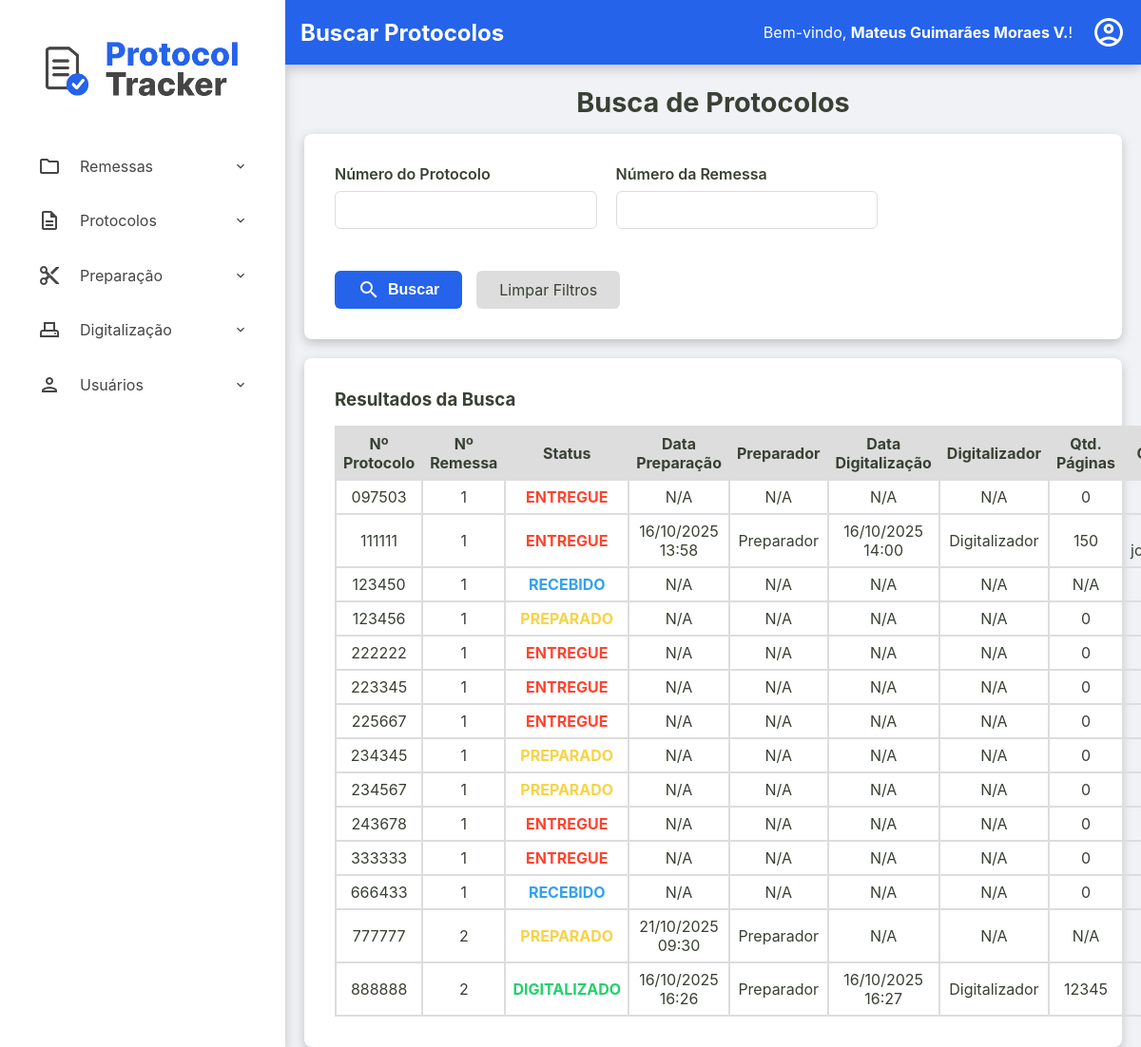
Page /admin/protocolos/buscar-protocolos (signed in) on the earlier database version.
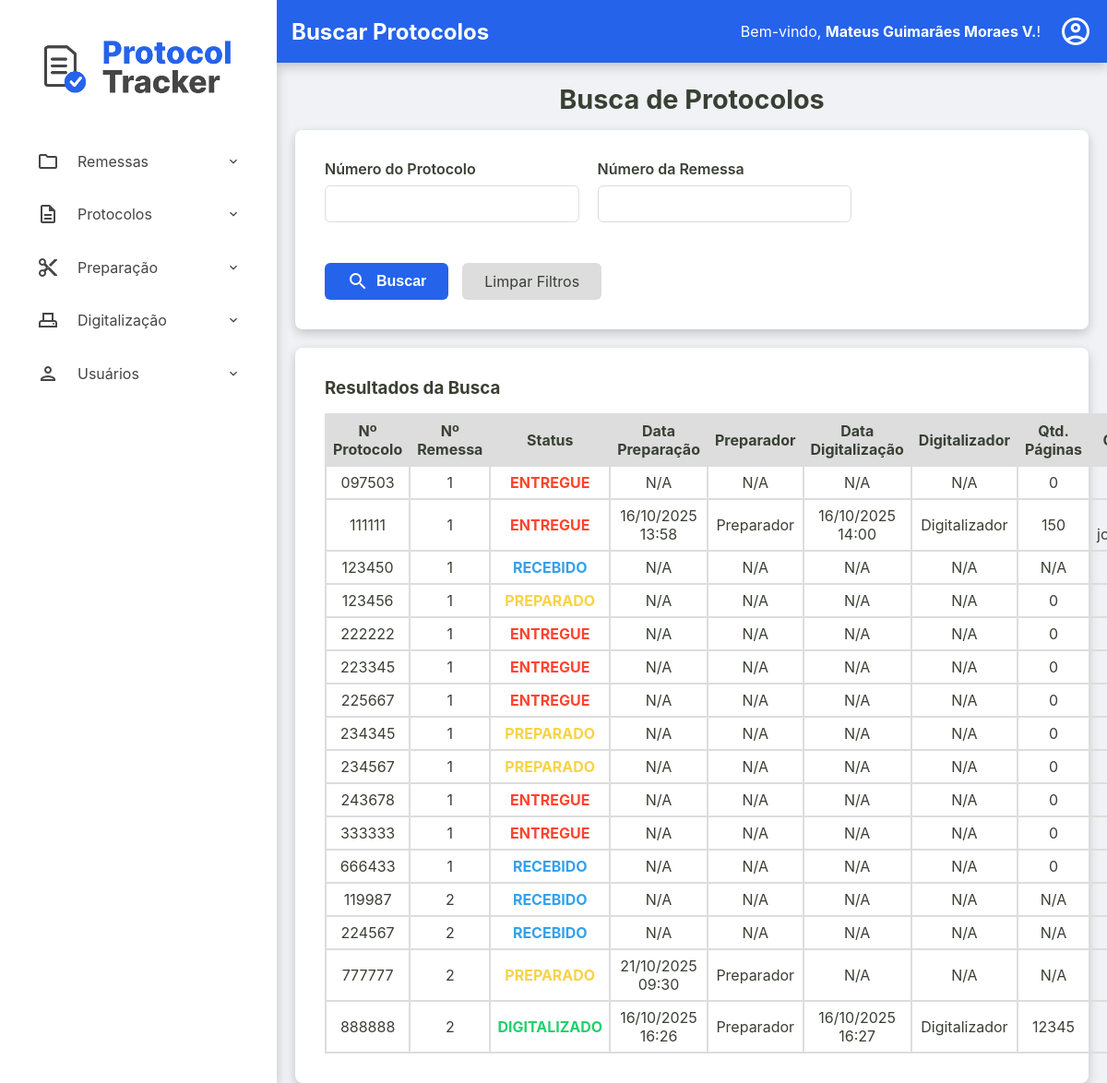
Same page on the later database version.
### tables this page shows
CREATE TABLE usuarios (
    id INTEGER PRIMARY KEY AUTOINCREMENT,
    nome TEXT NOT NULL,
    email TEXT NOT NULL UNIQUE,
    cpf TEXT NOT NULL UNIQUE,
    hash_senha TEXT NOT NULL,
    permissao TEXT NOT NULL,
    data_criacao TEXT NOT NULL DEFAULT CURRENT_TIMESTAMP,
    status INTEGER NOT NULL DEFAULT 1
  );

CREATE TABLE protocolos (
    id TEXT PRIMARY KEY,
    id_remessa TEXT NOT NULL,
    numero_protocolo TEXT NOT NULL UNIQUE,
    data_preparacao TEXT NULL,
    id_preparador INTEGER NULL,
    data_digitalizacao TEXT NULL,
    id_digitalizador INTEGER NULL,
    status TEXT NOT NULL DEFAULT 'RECEBIDO',
    quantidade_paginas INTEGER NULL CHECK (quantidade_paginas >= 0),
    observacoes TEXT NULL,
    FOREIGN KEY (id_remessa) REFERENCES remessas (id),
    FOREIGN KEY (id_preparador) REFERENCES usuarios (id),
    FOREIGN KEY (id_digitalizador) REFERENCES usuarios (id)
  );

CREATE TABLE remessas (
    numero_remessa INTEGER PRIMARY KEY, -- SQLite vai gerenciar o autoincremento aqui
    id TEXT NOT NULL UNIQUE, -- Seu ID de texto continua sendo obrigatório e único
    data_recebimento TEXT NOT NULL,
    data_entrega TEXT NULL,
    status TEXT NOT NULL DEFAULT 'RECEBIDO',
    quantidade_protocolos INTEGER NULL CHECK (quantidade_protocolos >= 0),
    id_administrador INTEGER NOT NULL,
    observacoes TEXT NULL,
    FOREIGN KEY (id_administrador) REFERENCES usuarios (id)
  );

### src/Controller/ProtocoloController.php (called while the page is built, shortened)
<?php
class ProtocoloController
{
    private ?Usuario $usuario_logado = null;
    public function __construct(
        private ProtocoloRepository $protocoloRepository,
        private ProtocoloService $protocoloService,
        private UsuarioRepository $usuarioRepository,
        private RemessaRepository $remessaRepository,
        private DashboardService $dashboardService
    ) {
        $id_usuario = $_SESSION['usuario_logado_id'] ?? null;
        if ($id_usuario) {
            $this->usuario_logado = $this->usuarioRepository->findById($id_usuario);
        }
    }
    public function buscarProtocolos()
    {
        try {
            $titulo_da_pagina = "Buscar Protocolos";
            $usuario_logado = $this->usuario_logado;
            $numero_protocolo = $_GET['numero_protocolo'] ?? null;
            $numero_remessa = $_GET['numero_remessa'] ?? null;
            $listaDePreparadores = $this->usuarioRepository->allByPermissao('preparador');
            $listaDeDigitalizadores = $this->usuarioRepository->allByPermissao('digitalizador');
            $listaProtocolos = $this->protocoloRepository->search($numero_protocolo, $numero_remessa);
            require __DIR__ . '/../../templates/admin/buscar-protocolos.php';
        } catch (Exception $e) {
            $this->home($e->getMessage());
        }
    }
}

### src/Repository/UsuarioRepository.php (called while the page is built, shortened)
<?php
class UsuarioRepository implements UsuarioRepositoryInterface
{
    private PDO $connection;
    public function __construct(PDO $connection)
    {
        $this->connection = $connection;
    }
    public function allByPermissao(string $permissao): array
    {
        $sqlQuery = "SELECT * FROM usuarios WHERE permissao = :permissao";
        $stmt = $this->connection->prepare($sqlQuery);
        $stmt->bindValue(':permissao', $permissao);
        $stmt->execute();
        return $this->hidrataLista($stmt);
    }
    public function findById(int $id): ?Usuario
    {
        $sqlQuery = "SELECT * FROM usuarios WHERE id = :id;";
        $stmt = $this->connection->prepare($sqlQuery);
        $stmt->bindValue(':id', $id);
        $stmt->execute();
        $dadosUsuario = $stmt->fetch();
        return Usuario::fromArray($dadosUsuario);
    }
    private function hidrataLista(PDOStatement $stmt): array
    {
        $listaDeUsuarios = [];
        while($dadosUsuario = $stmt->fetch()){
            $listaDeUsuarios[] = Usuario::fromArray($dadosUsuario);
        }
        return $listaDeUsuarios;
    }
}

### src/Model/Usuario.php (called while the page is built, shortened)
<?php
class Usuario {
    public function getNome(): string { return $this->nome; }
    public static function fromArray(array $array): self
    {
        try {
            $data_criacao = isset($array['data_criacao']) ? new DateTimeImmutable($array['data_criacao']) : null;
        } catch (Exception $e) {
            throw new Exception("Falha ao criar data");
        }
        return new self(
            (int) $array['id'],
            $array['nome'],
            $array['email'],
            $array['cpf'],
            $array['hash_senha'],
            $array['permissao'],
            $data_criacao,
            (bool) $array['status']
        );
    }
}

### src/Controller/Admin/RemessaController.php (called while the page is built, shortened)
<?php
class RemessaController
{
    public function __construct(
        private RemessaRepository $remessaRepository,
        private RemessaService $remessaService,
        private ProtocoloRepository $protocoloRepository,
        private ProtocoloService $protocoloService,
        private UsuarioRepository $usuarioRepository,
        private DashboardService $dashboardService,
        private UsuarioService $usuarioService
    ) {
        $id_usuario = $_SESSION['usuario_logado_id'] ?? null;
        if ($id_usuario) {
            $this->usuario_logado = $this->usuarioRepository->findById($id_usuario);
        }
    }
}

### src/Repository/ProtocoloRepository.php (called while the page is built, shortened)
<?php
class ProtocoloRepository implements ProtocoloRepositoryInterface
{
    private PDO $connection;
    public function __construct(PDO $connection)
    {
        $this->connection = $connection;
    }
    public function search(?string $numero_protocolo = null, ?string $numero_remessa = null): array
    {
        $parametros = [];
        $sqlQuery = "SELECT
        p.numero_protocolo AS numero_protocolo,
        r.numero_remessa AS numero_remessa,
        p.status AS status_protocolo,
        p.data_preparacao AS data_preparacao,
        p.id_preparador AS id_preparador,
        p.data_digitalizacao AS data_digitalizacao,
        p.id_digitalizador AS id_digitalizador,
        p.quantidade_paginas AS quantidade_paginas,
        p.observacoes AS observacoes
        FROM protocolos as p
        JOIN remessas as r
        ON p.id_remessa = r.id";
        $sqlQuery .= ' ORDER BY r.numero_remessa, p.numero_protocolo;';
        $stmt = $this->connection->prepare($sqlQuery);
        $stmt->execute($parametros);
        return $stmt->fetchAll();
    }
}

### templates/admin/buscar-protocolos.php (the view)
<?php require __DIR__ . '/../components/_header.php'; ?>
<h2>Busca de Protocolos</h2>
<div class="container-principal-busca">
    <div class="form-container busca-form-container">
        <form action="/admin/protocolos/buscar-protocolos" method="get" class="busca-form">
            <div class="form-row">
                <div class="form-group">
                    <label for="numero_protocolo">Número do Protocolo</label>
                    <input type="text" id="numero_protocolo" name="numero_protocolo" value="<?= htmlspecialchars($_GET['numero_protocolo'] ?? '') ?>">
                </div>
                <div class="form-group">
                    <label for="numero_remessa">Número da Remessa</label>
                    <input type="text" id="numero_remessa" name="numero_remessa" value="<?= htmlspecialchars($_GET['numero_remessa'] ?? '') ?>">
                </div>
            </div>
            <div class="form-actions">
                <button type="submit" class="btn-buscar">
                    <span class="material-icons-outlined">search</span> Buscar
                </button>
                <a href="/admin/protocolos/buscar-protocolos" class="btn-limpar">Limpar Filtros</a>
            </div>
        </form>
    </div>
    <div class="listagem-container">
        <h3>Resultados da Busca</h3>
        <table class="protocolos-table datatable-js" id="tabela-protocolos">
            <thead>
                <tr>
                    <th class="numero_protocolo">Nº Protocolo</th>
                    <th class="numero_remessa">Nº Remessa</th>
                    <th class="status">Status</th>
                    <th class="data">Data Preparação</th>
                    <th>Preparador</th>
                    <th class="data">Data Digitalização</th>
                    <th>Digitalizador</th>
                    <th class="quantidade_paginas">Qtd. Páginas</th>
                    <th>Observacoes</th>
                </tr>
            </thead>
            <tbody>
                <?php
                    $fusoHorarioLocal = new DateTimeZone('America/Campo_Grande');
                ?>
                <?php foreach ($listaProtocolos as $protocolo): ?>
                    <tr>
                        <td class="numero_protocolo"><?= htmlspecialchars($protocolo['numero_protocolo']) ?></td>
                        <td><?= htmlspecialchars($protocolo['numero_remessa']) ?></td>
                        <td class="<?= htmlspecialchars($protocolo['status_protocolo']) ?>"><?= htmlspecialchars($protocolo['status_protocolo']) ?></td>
                        <td><?= $protocolo['data_preparacao'] ? (new DateTimeImmutable($protocolo['data_preparacao']))->setTimezone($fusoHorarioLocal)->format('d/m/Y H:i') : 'N/A' ?></td>
                        <td>
                            <?php
                                foreach ($listaDePreparadores as $preparador) {
                                    if($preparador->getId() == $protocolo['id_preparador']){
                                        $nomePreparador = $preparador->getNome();
                                        break;
                                    }
                                }
                                echo htmlspecialchars($nomePreparador ?? 'N/A');
                                $nomePreparador = 'N/A';
                            ?>
                        </td>
                        <td><?= $protocolo['data_digitalizacao'] ? (new DateTimeImmutable($protocolo['data_digitalizacao']))->setTimezone($fusoHorarioLocal)->format('d/m/Y H:i') : 'N/A' ?></td>
                        <td>
                            <?php
                                foreach ($listaDeDigitalizadores as $digitalizador) {
                                    if($digitalizador->getId() === $protocolo['id_digitalizador']){
                                        $nomeDigitalizador = $digitalizador->getNome();
                                        break;
                                    }
                                }
                                echo htmlspecialchars($nomeDigitalizador ?? 'N/A');
                                $nomeDigitalizador = 'N/A';
                            ?>
                        </td>
                        <td><?= htmlspecialchars($protocolo['quantidade_paginas'] ?? 'N/A') ?></td>
                        <td class="coluna-observacoes" title="<?= htmlspecialchars($protocolo['observacoes'] ?? '') ?>"><?= htmlspecialchars($protocolo['observacoes']) ?? '' ?></td>
                    </tr>
                <?php endforeach; ?>
            </tbody>
        </table>
    </div>
</div>
<?php require __DIR__ . '/../components/_footer.php'; ?>

### public/index.php (shortened to what this page needs)
<?php
try {
    $connection = ConnectionCreatorSqlite::createConnectionSqlite();
    $protocoloRepository = new ProtocoloRepository($connection);
    $remessaRepository = new RemessaRepository($connection);
    $usuarioRepository = new UsuarioRepository($connection);
    $dashboardService = new DashboardService($protocoloRepository, $remessaRepository);
    $protocoloService = new ProtocoloService($protocoloRepository, $remessaRepository, $usuarioRepository);
    $remessaService = new RemessaService($remessaRepository, $usuarioRepository, $protocoloRepository);
    $usuarioService = new UsuarioService($usuarioRepository);
    $remessaController = new RemessaController($remessaRepository, $remessaService, $protocoloRepository, $protocoloService, $usuarioRepository, $dashboardService, $usuarioService);
    $protocoloController = new ProtocoloController($protocoloRepository, $protocoloService, $usuarioRepository, $remessaRepository, $dashboardService);
    $url = $_SERVER['REQUEST_URI'];
    $url = parse_url($url, PHP_URL_PATH);
    $method = $_SERVER['REQUEST_METHOD'];
    switch ($url) {
        case '/admin/protocolos/buscar-protocolos':
            if($method === 'GET'){
                $protocoloController->buscarProtocolos();
            }
            break;
    }
} catch (Exception $e) {
    http_response_code(500);
    echo "<p>Mensagem do Erro: " . $e->getMessage() . "</p>";
}

### templates/components/_header.php (shortened to what this page needs)
<!DOCTYPE html>
<html lang="pt-br">
<head>
    <link rel="stylesheet" href="/assets/css/style.css">
    <link rel="stylesheet" href="https://cdn.datatables.net/2.0.8/css/dataTables.dataTables.css">
</head>
<body>
    <div class="container-principal">
        <aside class="sidebar">
            <div class="sidebar-logo">
                <a href="/home"><img src="/assets/imgs/ProtocolTrackerLogo.png" alt="Logo Protocol Tracker"></a>
            </div>
            <nav>
                <ul>
                    <?php if ($permissao === 'administrador'): ?>
                        <li class="has-submenu">
                            <a><span class="material-icons-outlined">folder</span> Remessas</a>
                        </li>
                        <li class="has-submenu">
                            <a><span class="material-icons-outlined">description</span> Protocolos</a>
                        </li>
                        <li class="has-submenu">
                            <a><span class="material-icons-outlined">content_cut</span> Preparação</a>
                        </li>
                        <li class="has-submenu">
                            <a><span class="material-icons-outlined">adf_scanner</span> Digitalização</a>
                        </li>
                        <li class="has-submenu">
                            <a><span class="material-icons-outlined">person</span> Usuários</a>
                        </li>
                    <?php endif; ?>
                </ul>
            </nav>
        </aside>
        <div class="div-conteudo-principal">
            <?php require __DIR__ . '/_content-header.php'; ?>
            <main class="conteudo-principal">

### templates/components/_content-header.php (shortened to what this page needs)
<div class="content-header">
    <div class="header-title">
        <h2><?= isset($titulo_da_pagina) ? htmlspecialchars($titulo_da_pagina) : 'Página sem Título' ?></h2>
    </div>
    <div class="logout">
        <?php if (isset($usuario_logado) && $usuario_logado): ?>
            <div class="welcome-message">
                <span>Bem-vindo, <strong><?= htmlspecialchars($usuario_logado->getNome()) ?></strong>!</span>
            </div>
            <div class="dropdown">
                <a href="#" id="user-menu-toggle" class="action-icon" title="Opções do Usuário">
                    <span class="material-icons-outlined">account_circle</span>
                </a>
            </div>
        <?php endif; ?>
    </div>
</div>

### templates/components/_footer.php (shortened to what this page needs)
            </main>
        </div>
    </div>
</body>
</html>

Differences in the rows shown:
added protocolos: numero_protocolo "119987", remessas.numero_remessa "2", status "RECEBIDO", shows "N/A", nomePreparador "N/A", nomeDigitalizador "N/A", quantidade_paginas "N/A"
added protocolos: numero_protocolo "224567", remessas.numero_remessa "2", status "RECEBIDO", shows "N/A", nomePreparador "N/A", nomeDigitalizador "N/A", quantidade_paginas "N/A"
